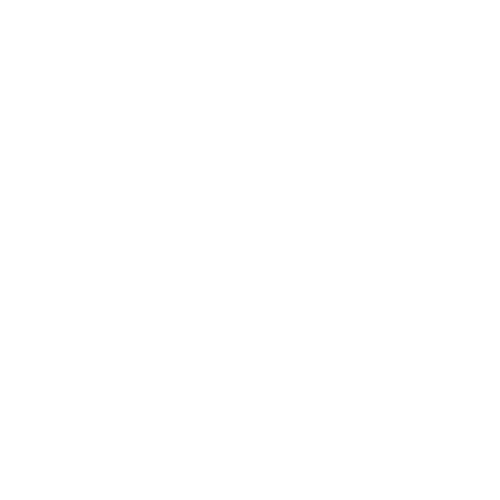
Frame 1 (no input)
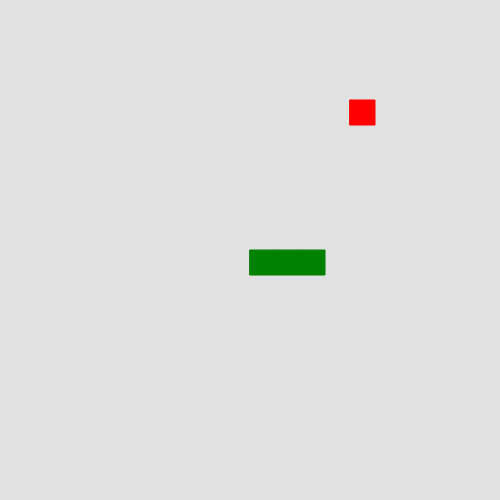
Frame 60 (no input)
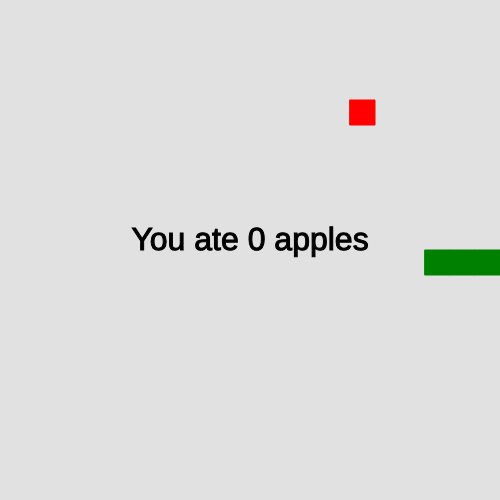
Frame 120 (the mouse pressed at the canvas centre since frame 60)

The p5.js sketch that drew these frames (run headless with seeded random() and noise() and a simulated clock; from frame 60 on, the mouse is pressed at the canvas centre):

// p5.js sketch
// ── sketch.js
function setup() {
  createCanvas(500, 500);
  
  cells = 20 // Only works with certain numbers. If "size" ends up being a float, there are problems
  size = width / cells
  gameSpeed = 15 // FPS. The more, the faster
  directions = {
    37: [-size, 0], // Left
    38: [0, -size], // Up
    39: [size, 0], // Right
    40: [0, size], // Down
  }
  
  startGame()
}

function draw() {
  if (millis() - time > 1000 / gameSpeed) {
    waiting = false
    background(225);
    
    if (hasLost(snake)) {
      apple.draw()
      snake.draw()
      
      fill("black")
      stroke("black")
      textSize(32);
      textAlign(CENTER)
      text("You ate " + (snake.body.length - 2) + " apples", width / 2, height / 2);
      
      startGame()
      waiting = true
      time = millis() + 1500
      
    } else {
      snake.update(offset)
      snake.draw()
      snake.checkEaten(apple)
      apple.draw()
      time = millis()
    }
  }
}

function keyPressed() {
  if (!waiting) { // To avoid key presses during resets
    offset = directions[keyCode]
  }
}

function startGame() {
  snake = new Snake([0, cells / 2 * size], size)
  apple = new Apple(cells, size, snake)
  offset = directions[39]
  time = millis()
}

function hasLost(snake) {
  return snake.isOutside(offset) || snake.isInsideSnake(offset)
}


class Snake{
  constructor(head, size) {
    this.head = head
    this.size = size
    this.body = [[], []]
  }
  
  update(offset) {
    this.body.unshift(this.head)
    this.body.pop()
    this.head = this.addOffset(offset)
  }
  
  draw() {
    fill("green")
    stroke("green")
    rect(this.head[0], this.head[1], this.size, this.size)
    for (let i = 0; i < this.body.length; i++) {
      if (this.body[i].length > 0) {
        rect(this.body[i][0], this.body[i][1], this.size, this.size)
      }
    }
  }
  
  checkEaten(apple) {
    if (this.head[0] == apple.x && this.head[1] == apple.y) {
      this.body.push([])
      apple.update()
    }
  }
  
  isOutside(offset) {
    let head = this.addOffset(offset)
    return head[0] < 0 || head[0] > width - this.size || 
      head[1] < 0 || head[1] > height - this.size
  }
  
  isInsideSnake(offset) {
    let head = this.addOffset(offset)
    for (let i = 0; i < this.body.length; i++) {
      if (this.body[i].length > 0 && head[0] == this.body[i][0] && head[1] == this.body[i][1]) {
        return true
      }
    }
    return false
  }
  
  addOffset(offset) {
    return [this.head[0] + offset[0], this.head[1] + offset[1]]
  }
}

class Apple{
  constructor(cells, size, snake) {
    this.cells = cells
    this.size = size
    this.snake = snake
    this.update()
  }
  
  update() {
    this.x = floor(random(this.cells)) * this.size
    this.y = floor(random(this.cells)) * this.size
    for (let i = 0; i < this.snake.body.length; i++) {
      if (this.snake.body[i][0] == this.x && this.snake.body[i][1] == this.y) {
        this.update()
      }
    }
  }
  
  draw() {
    fill("red")
    stroke("red")
    rect(this.x, this.y, this.size, this.size)
  }
}
// ── common-styles.css
:root {
    --black: #222831;
    --white: #DDDDDD;
    --green: #346751;
    --red: #F05454;
    --orange: #925E53;
}

html, body {
    margin: 0;
    padding: 0;
    background-color: var(--black)
}

canvas {
    display: block;
    margin: 1rem;
}

// ── style.css
:root {
    --black: #222831;
    --white: #DDDDDD;
    --green: #346751;
    --red: #F05454;
}

* {
    box-sizing: border-box;
}

html, body {
    margin: 0;
    padding: 0;
    background-color: var(--black);
    color: var(--white);
    font-family: "Encode Sans SC", serif;
}

.header {
    text-align: center;
    padding: 20px;
}

.main-container {
    display: grid;
    grid-template-columns: repeat(auto-fill, minmax(300px, 1fr));
    gap: 50px;
    padding: 50px;
}

.card {
    color: var(--white);
    background-color: var(--green);
    box-shadow: 0 4px 8px rgba(0, 0, 0, 0.2);
    transition: transform 0.3s ease, box-shadow 0.3s ease;
    overflow: hidden;
    cursor: pointer;
    display: flex;
    flex-direction: column;
}

.card:hover {
    transform: translateY(-10px);
    box-shadow: 0 15px 30px rgba(0, 0, 0, 0.3);
}

.card img {
    width: 100%;
    height: 250px; /* Fixed height for all images */
    object-fit: cover; /* Cover the area without stretching the image */
}

.container {
    padding: 10px;
    text-align: center;
    flex-grow: 1; /* Makes sure the text container takes up remaining space */
}

.container h2 {
    margin: 10px 0;
}

a {
    text-decoration: none;
    color: inherit;
}

@media screen and (max-width: 600px) {
    .main-container {
        grid-template-columns: 1fr;
    }
}
